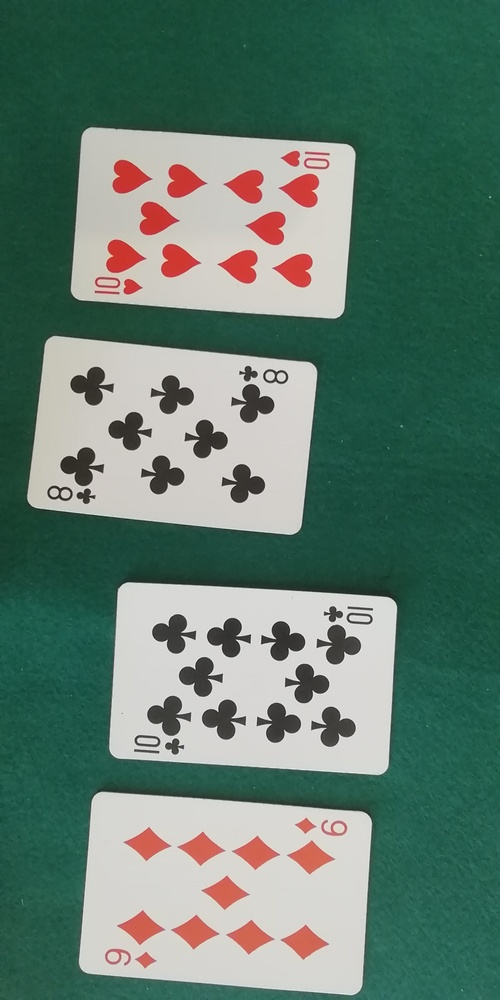
#> input picture pract_4/Test/IMG_20210321_122121.jpg, 500 x 1000 px, shrunk from 2080 x 4160 before the run; its folder holds only this picture in this run
$ python umbralizacion_local.py
#> lines starting #> are read from the running program, lines starting #| are printed output that depends on the picture; after the words box and inside, x2 and y2 are one past the last pixel; in counts of white or black regions, pixels touching at a corner belong together
# umbralizacon_global.py
#
# Programa pasa realizar operaciones de umbrallización global con imágenes de niveles de gris.
#
# Autor: José M Valiente    Fecha: marzo 2023
#
import matplotlib.pyplot as plt
import numpy as np
import cv2
from tkinter import filedialog
import os

window_original = 'Original_image'
window_threshold = 'Thresholded_image'
cv2.namedWindow(window_original, cv2.WINDOW_NORMAL | cv2.WINDOW_KEEPRATIO | cv2.WINDOW_GUI_EXPANDED)
cv2.namedWindow(window_threshold, cv2.WINDOW_NORMAL | cv2.WINDOW_KEEPRATIO | cv2.WINDOW_GUI_EXPANDED)

# Tamaño de ventana inicial para la adaptativa
low_H = 120
method_adaptive = 'gaussian'  # Cambiar a 'mean' si se desea

def myAdaptiveThreshols(img, method='gaussian', block_size=15, C=2):
    # Convertir a gris si es color
    if len(img.shape) == 3:
        gray = cv2.cvtColor(img, cv2.COLOR_BGR2GRAY)
    else:
        gray = img.copy()

    # Asegurar block_size impar y menor que tamaño de la imagen
    block_size = max(3, block_size | 1)
    block_size = min(block_size, min(gray.shape)//2)

    if method.lower() == 'mean':
        adaptive_method = cv2.ADAPTIVE_THRESH_MEAN_C
    else:
        adaptive_method = cv2.ADAPTIVE_THRESH_GAUSSIAN_C

    thresh = cv2.adaptiveThreshold(
        gray, 255, adaptive_method, cv2.THRESH_BINARY, block_size, C
    )
    return thresh

def on_thresh_trackbar(val):
    global low_H, window_threshold, img
    low_H = max(3, val | 1)  # asegurar impar >=3
    cv2.setTrackbarPos('trackbar', window_threshold, low_H)
    thresh1 = myAdaptiveThreshols(img, method=method_adaptive, block_size=low_H, C=2)
    cv2.imshow(window_threshold, thresh1)

# Selección de una carpeta mediante un diálogo
path = filedialog.askdirectory(initialdir="./../", title="Seleccione una carpeta")
#> the answer given: ../Test

# Crear barra de deslizamiento (trackbar)
cv2.createTrackbar('trackbar', window_threshold, low_H, 255, on_thresh_trackbar)

for root, dirs, files in os.walk(path, topdown=False):
    for name in files:
        if not name.endswith('.jpg'):
            continue
        filename = os.path.join(root, name)
        img = cv2.imread(filename, cv2.IMREAD_GRAYSCALE)
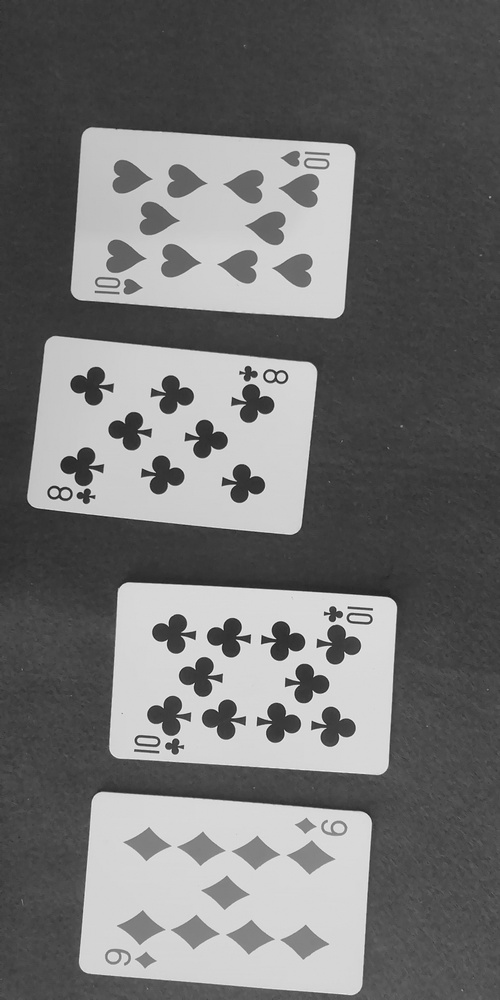
#> img: shape (1000, 500); min 25, max 248, mean 113.6
        cv2.imshow(window_original, img)

        # Mostrar umbralización adaptativa al cargar la imagen
        thresh1 = myAdaptiveThreshols(img, method=method_adaptive, block_size=low_H, C=2)
#> in myAdaptiveThreshols, `thresh = cv2.adaptiveThreshold( gray, 255, adaptive_method, cv2.THRESH..`:
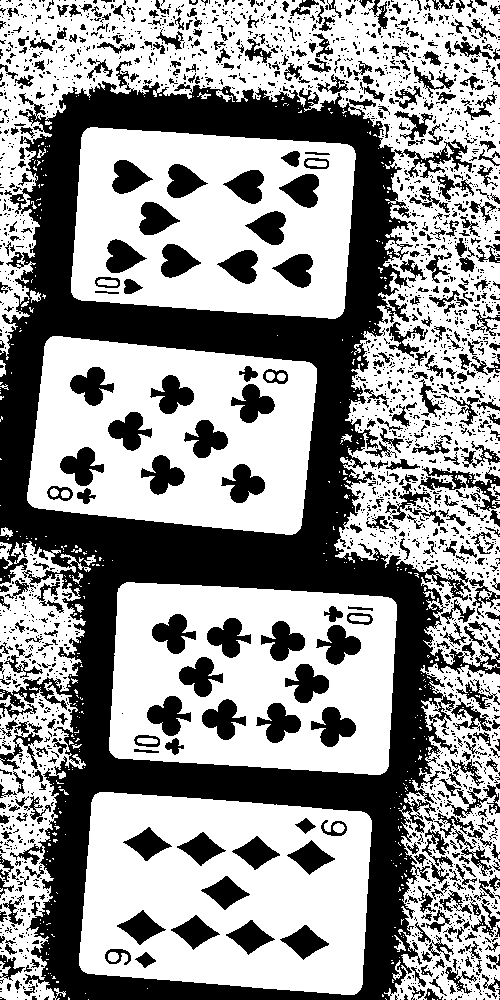
#> thresh: shape (1000, 500); 58.5% white; 2516 black regions (2019 under 20 px), largest, box (x1, y1, x2, y2) and area: (0, 61, 500, 1000) 130178, (418, 467, 500, 511) 1073, (311, 707, 356, 747) 981
        cv2.imshow(window_threshold, thresh1)

        key = -1
        while key == -1:
            key = cv2.pollKey()
#> this loop made 1 pass; (key q is pressed on pass 1)
            # La trackbar actualizará thresh1 dinámicamente

        if key == ord('q') or key == 27:  # 'q' o ESC para acabar
            break

cv2.destroyWindow(window_original)
cv2.destroyWindow(window_threshold)

$ run again, on pract_4/Training/IMG_20210321_121516.jpg
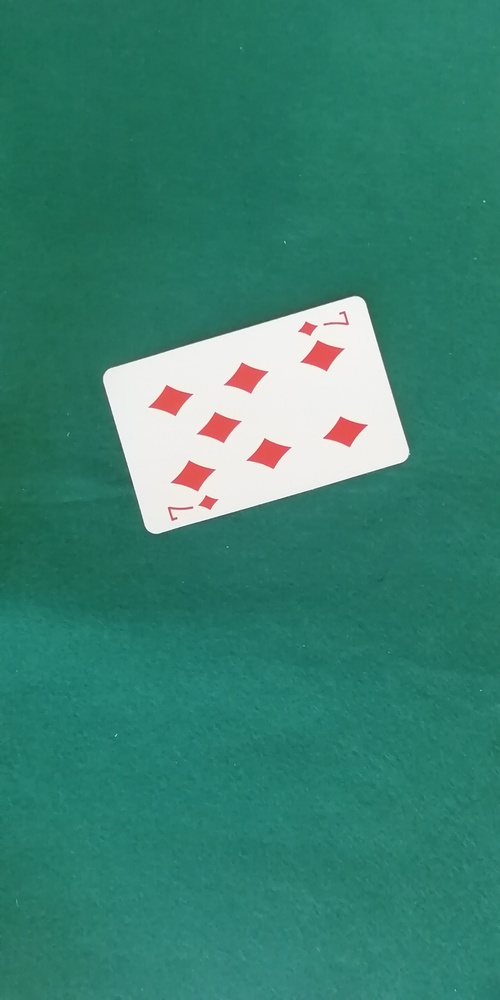
#> input picture pract_4/Training/IMG_20210321_121516.jpg, 500 x 1000 px, shrunk from 2080 x 4160 before the run
#> `img = cv2.imread(filename, cv2.IMREAD_GRAYSCALE)`:
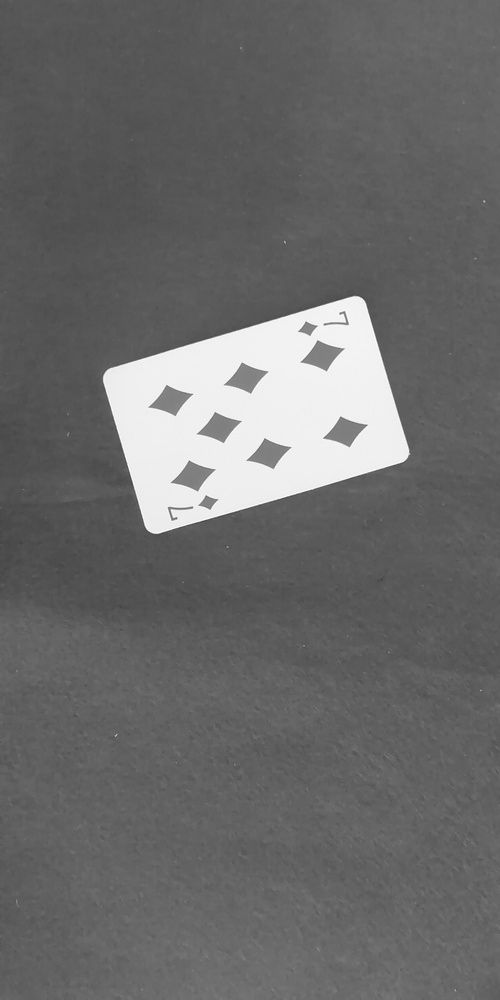
#> img: shape (1000, 500); min 64, max 255, mean 106
#> in myAdaptiveThreshols, `thresh = cv2.adaptiveThreshold( gray, 255, adaptive_method, cv2.THRESH..`:
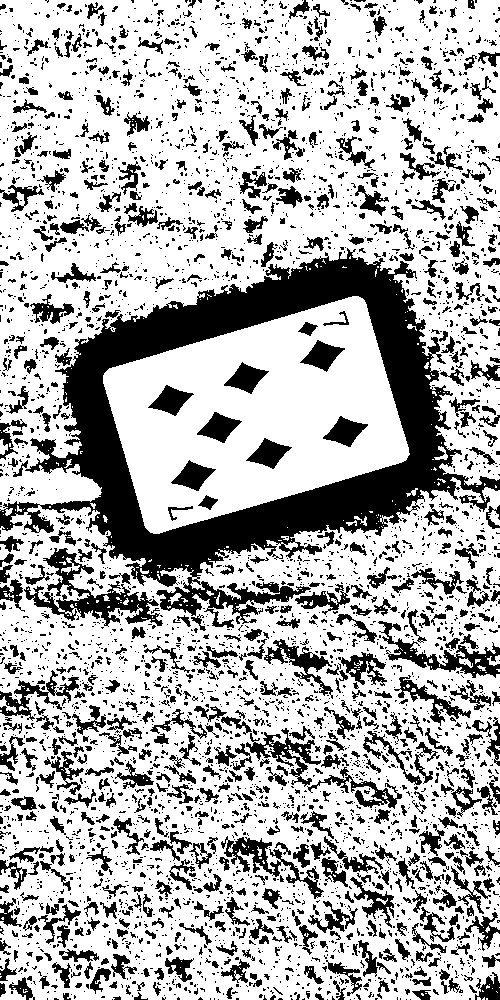
#> thresh: shape (1000, 500); 70.6% white; 4241 black regions (3401 under 20 px), largest, box (x1, y1, x2, y2) and area: (0, 248, 500, 628) 48186, (24, 548, 163, 627) 3092, (378, 621, 500, 678) 1810
#> the loop `while key == -1:` made 1 pass; (key q is pressed on pass 1)

$ run again, on pract_4/Test/IMG_20210321_122142.jpg
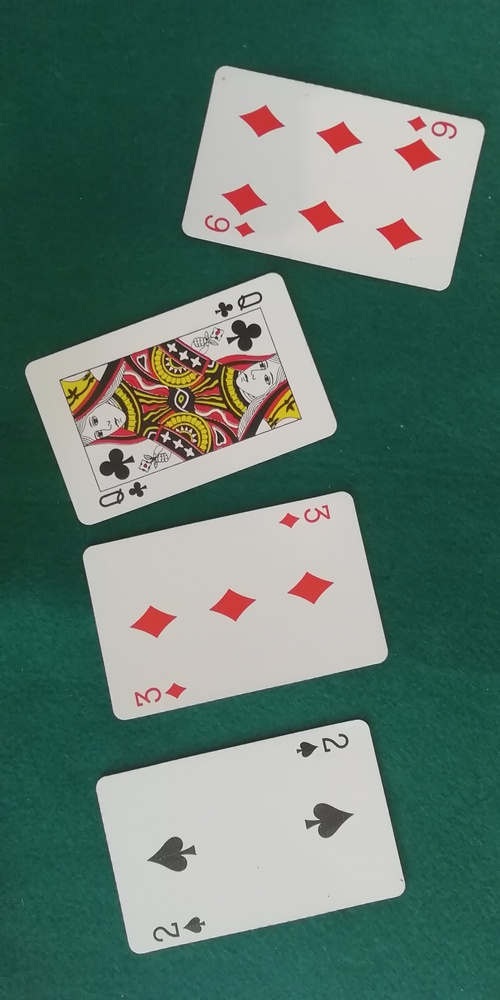
#> input picture pract_4/Test/IMG_20210321_122142.jpg, 500 x 1000 px, shrunk from 2080 x 4160 before the run
#> `img = cv2.imread(filename, cv2.IMREAD_GRAYSCALE)`:
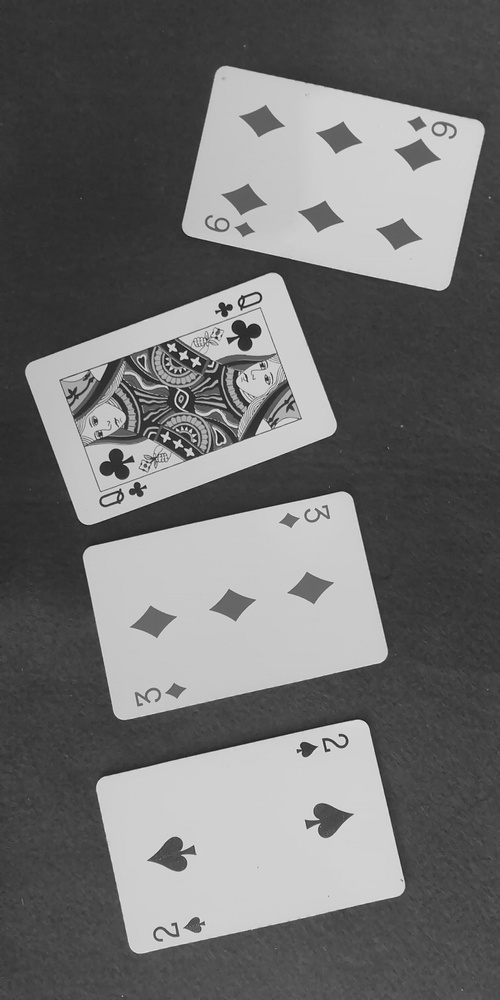
#> img: shape (1000, 500); min 18, max 237, mean 111
#> in myAdaptiveThreshols, `thresh = cv2.adaptiveThreshold( gray, 255, adaptive_method, cv2.THRESH..`:
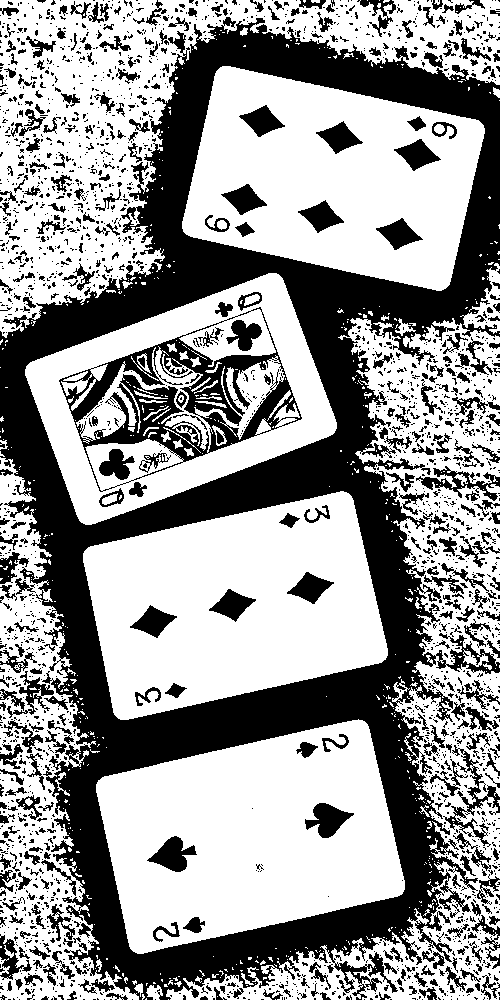
#> thresh: shape (1000, 500); 60.2% white; 2437 black regions (2016 under 20 px), largest, box (x1, y1, x2, y2) and area: (0, 17, 500, 1000) 136835, (59, 307, 302, 492) 11170, (443, 745, 500, 847) 1187
#> the loop `while key == -1:` made 1 pass; (key q is pressed on pass 1)

$ run again, on pract_4/Test/IMG_20210321_122201.jpg
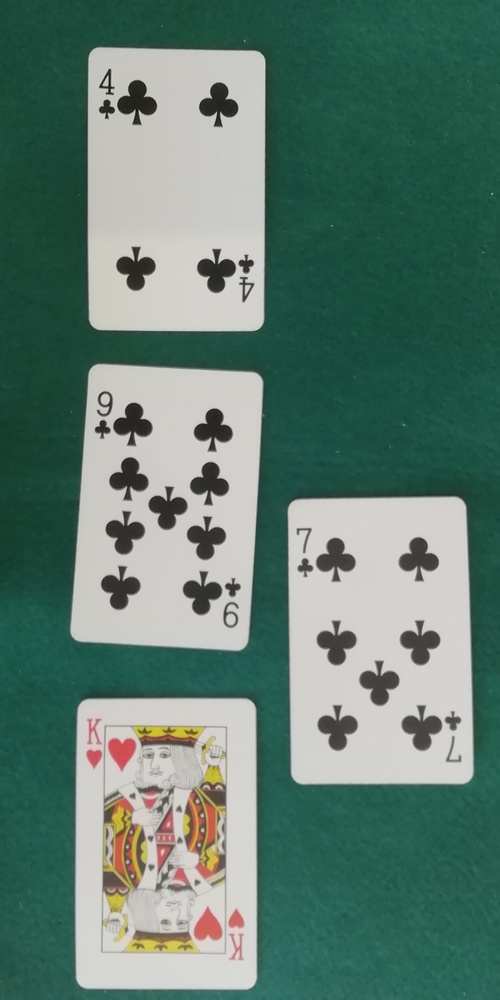
#> input picture pract_4/Test/IMG_20210321_122201.jpg, 500 x 1000 px, shrunk from 2080 x 4160 before the run
#> `img = cv2.imread(filename, cv2.IMREAD_GRAYSCALE)`:
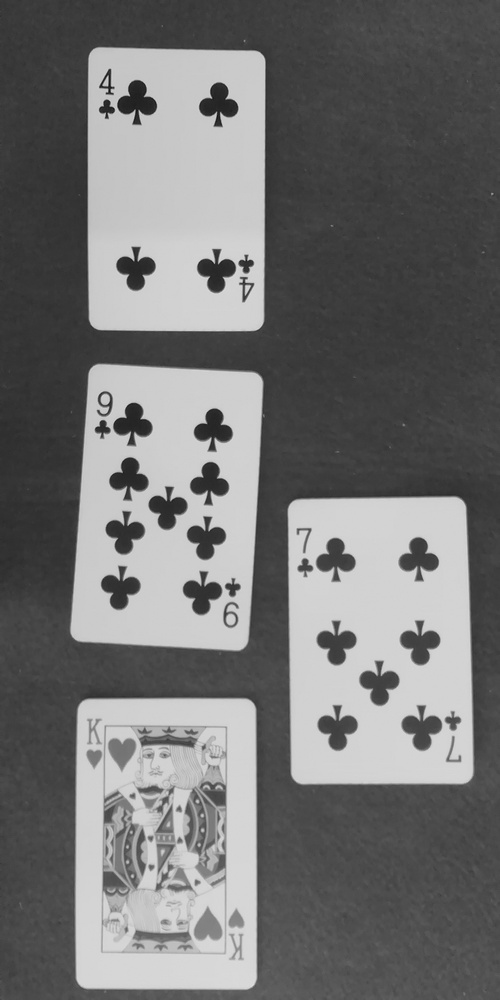
#> img: shape (1000, 500); min 16, max 222, mean 114.5
#> in myAdaptiveThreshols, `thresh = cv2.adaptiveThreshold( gray, 255, adaptive_method, cv2.THRESH..`:
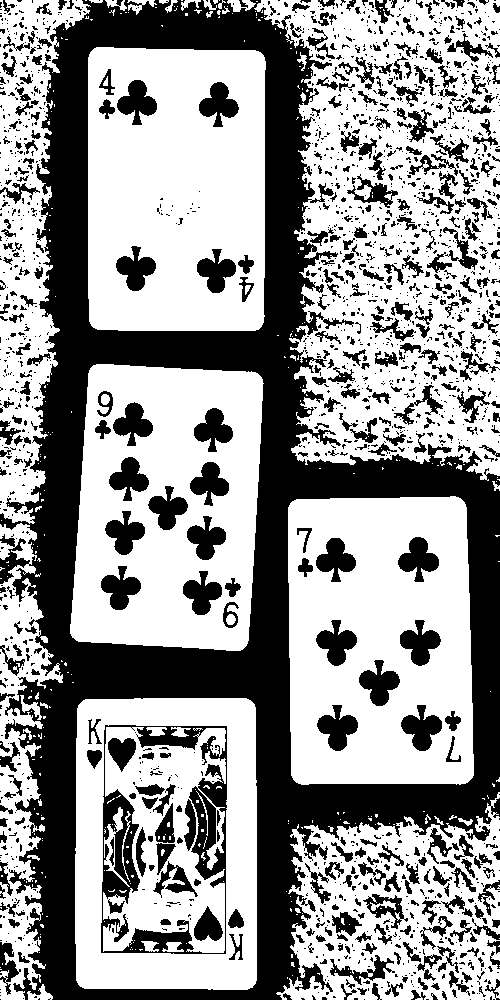
#> thresh: shape (1000, 500); 59.6% white; 1899 black regions (1433 under 20 px), largest, box (x1, y1, x2, y2) and area: (0, 0, 500, 1000) 130732, (101, 725, 227, 954) 7937, (401, 705, 442, 751) 1029
#> the loop `while key == -1:` made 1 pass; (key q is pressed on pass 1)
